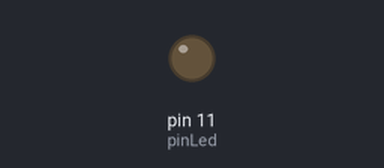
The sketch below on a simulated Arduino Uno, built with avr-gcc and run on an emulated ATmega328P. On the bench: output pins drawn as LEDs (lit = HIGH). What the sketch prints to the serial monitor is not drawn.

Above: at 0.15 s.
At 37.79 s:
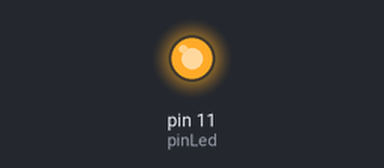
At 38.41 s:
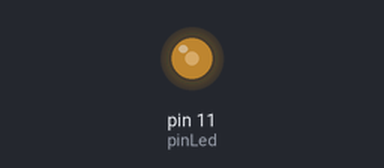
Timing chart, 0 to 38.3 s (numbered marks = the images above):
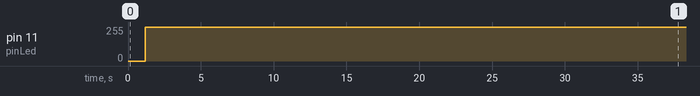

Measured:
- by itself, pin 11 (pinLed): 0/255 → 255/255 at 1.2 s

The sketch:

2.ino
```cpp
#define pinLed 11 //Define o pino do LED
int time = 1024/256; //Calcula o tempo de delay
int bit = 0; //Variável dos bits (0 a 255)
int estado = 1; //Estado de Incrementar e Decrementar

void setup()
{
  pinMode(pinLed, OUTPUT); //Define o pino do LED como OUTPUT
  Serial.begin(9600); //Taxa de comunicação (bits/s)
}

void loop()
{
  Serial.println(bit);

  //Incrementa os bits
  if(estado == 1){
    analogWrite(pinLed, bit);
    bit +=1;
    delay(time);

    //Passa pra condição de Decrementar os bits
    if(bit==256){
      estado = 2;
    }
  }

  //Decrementa os bits
  if(estado == 2){
    analogWrite(pinLed, bit);
    bit -=1;
    delay(time);

    //Passa pra condição de decrementar os bits
    if(bit==0){
      estado = 1;
    }
  }

}
```
